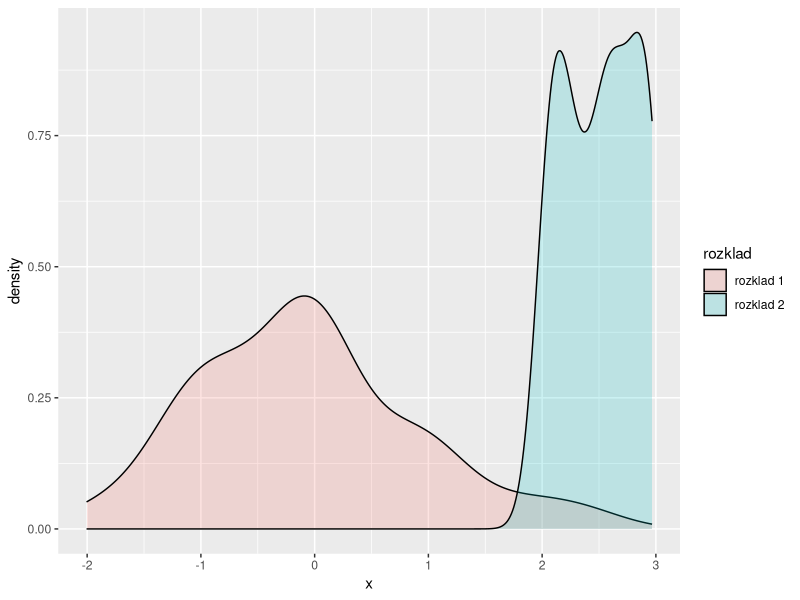

R code for this plot:
data(mtcars)
head(mtcars)

x <- data.frame(x = rnorm(50))
y <- data.frame(x = runif(50) + 2)


x$rozklad <- 'rozklad 1'
y$rozklad <- 'rozklad 2'

dane <- rbind(x, y)

library(ggplot2)
ggplot(dane, aes(x, fill = rozklad)) + geom_density(alpha = 0.2)

# Do x and y come from the same distribution?
ks <- ks.test(x$x, y$x)
print(ks$statistic)
print(ks$p.value)
